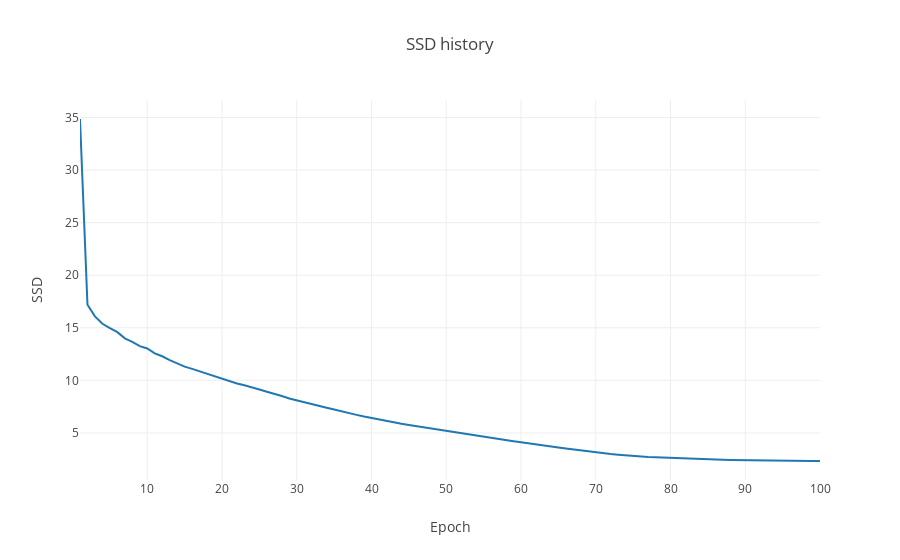
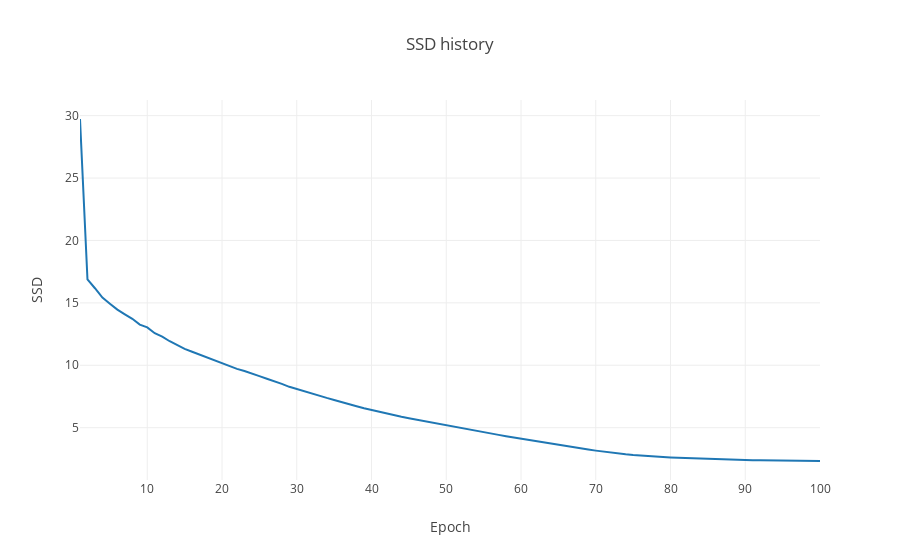
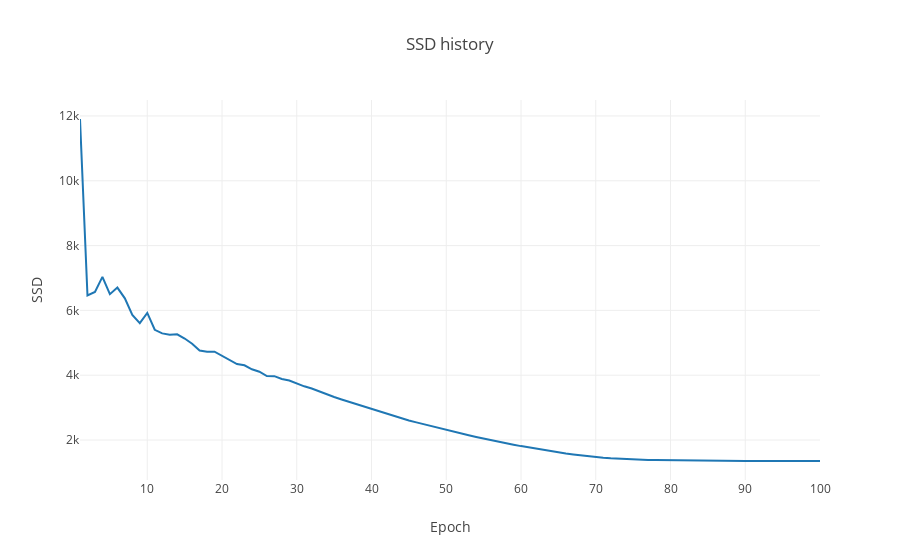
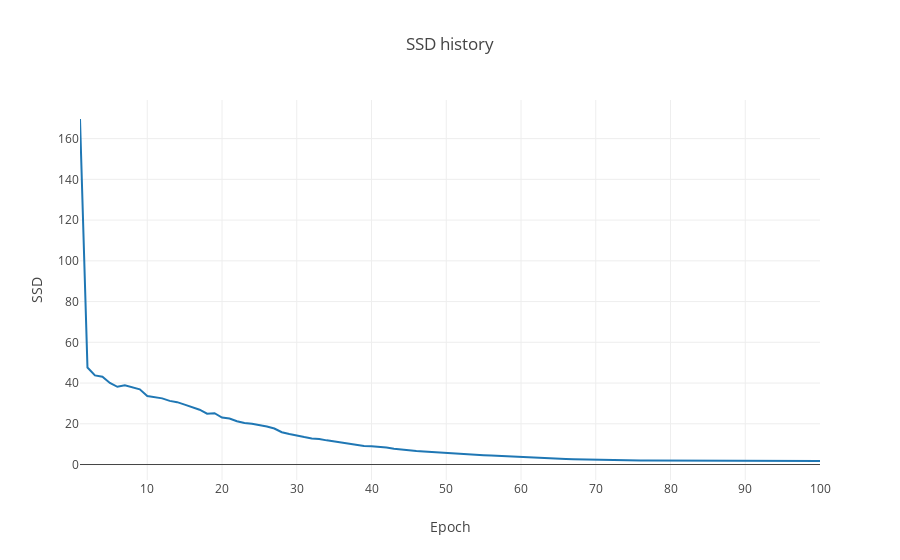

The code cell stored with these charts, in order, in its notebook:
### Code cell
for dataset in datasets:
    print(dataset)
    soms[dataset].plotSSD()
